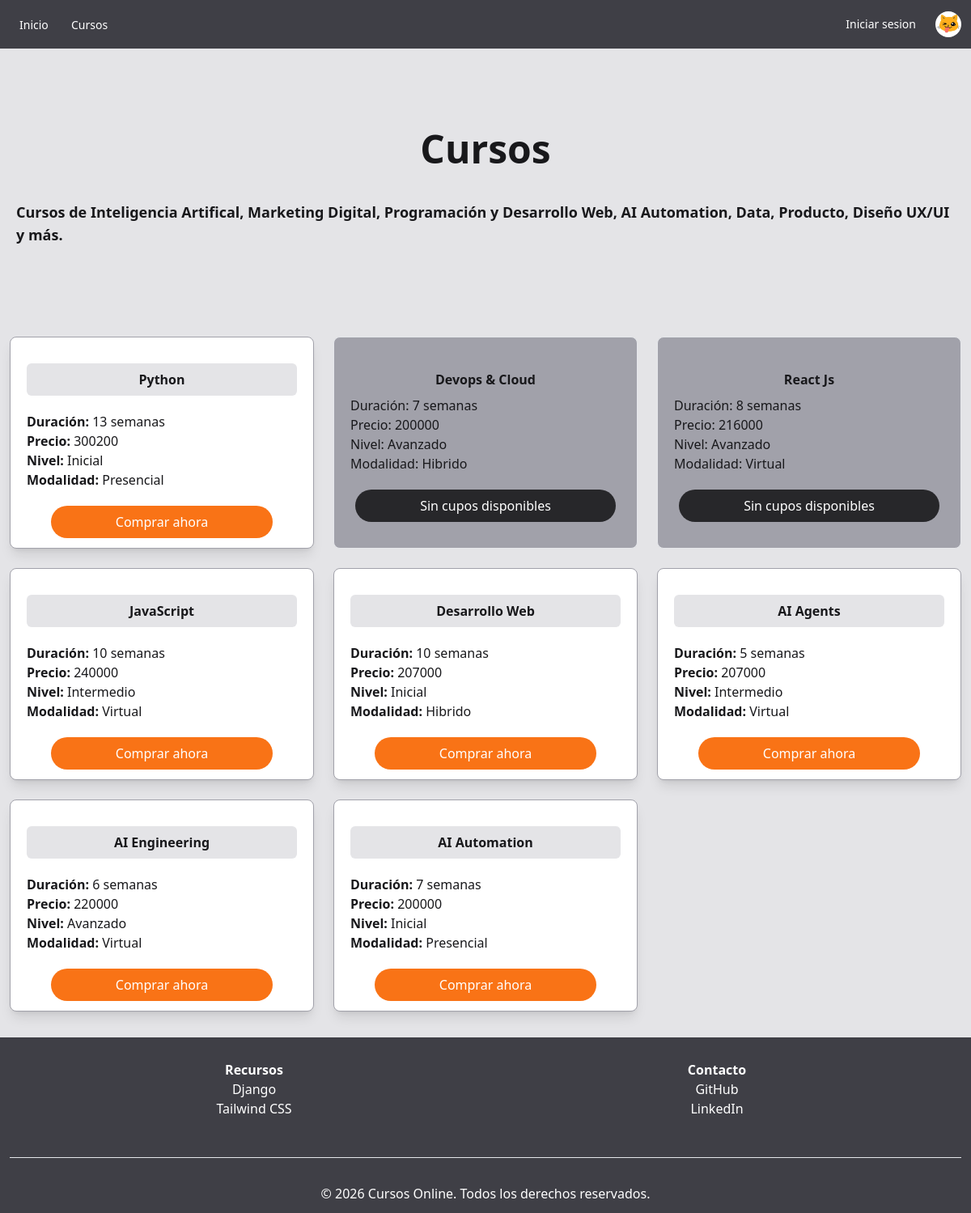
The app's page /cursos/, older data.
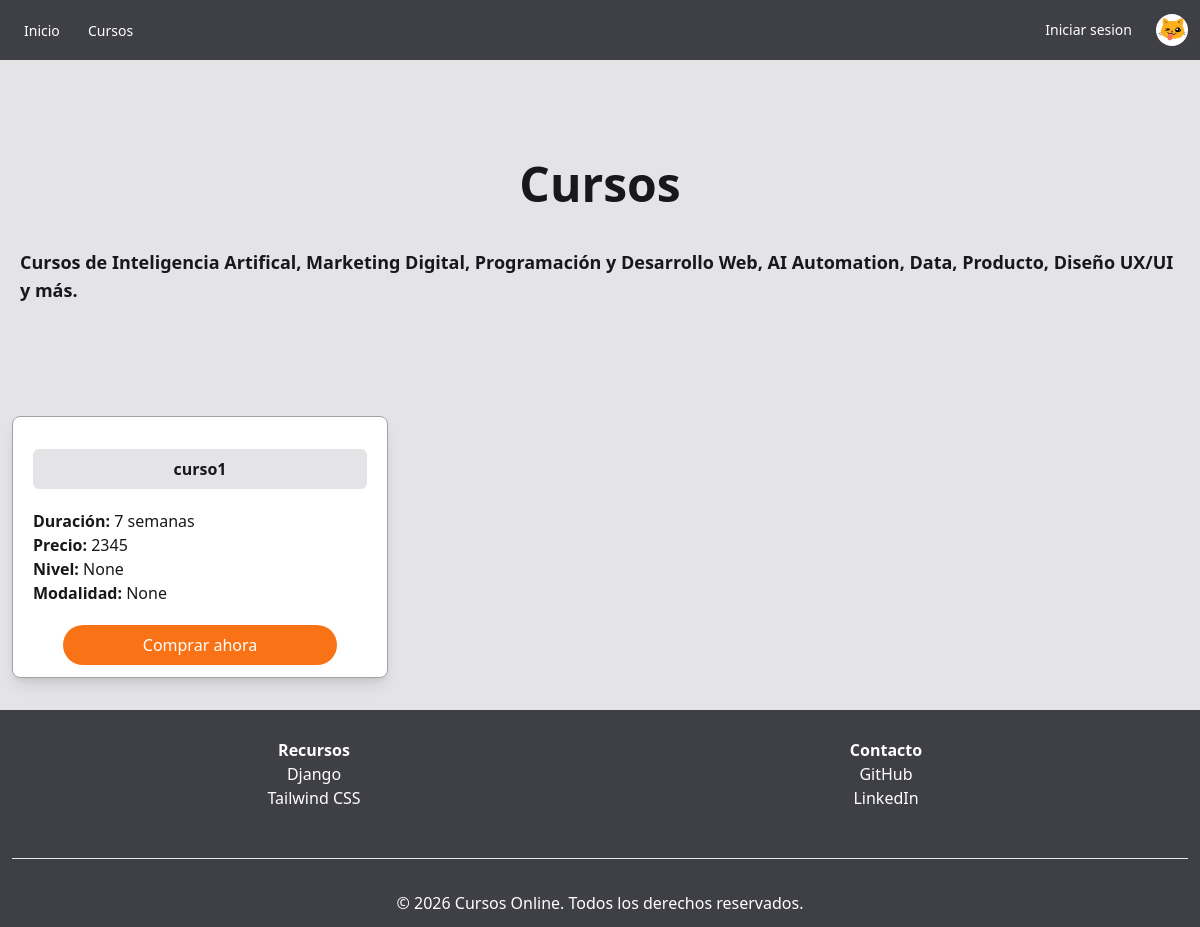
The same page, newer data.
### cursos/models.py (models this page shows, shortened)
class Curso(models.Model):
    nombre = models.CharField(max_length=100)
    duracion = models.IntegerField()
    precio = models.IntegerField()
    activo = models.BooleanField(default=True)
    modalidad = models.ForeignKey(
        Modalidad,
        on_delete=models.CASCADE,
        related_name="modalidad",
        default=None,
        null=True,
        blank=True
    )
    nivel = models.ForeignKey(
        Nivel,
        on_delete=models.CASCADE,
        related_name="nivel",
        default=None,
        null=True,
        blank=True
    )
    class Meta:
        verbose_name_plural = "Cursos disponible"
        ordering = ["-id"]

class Nivel(models.Model):
    nombre = models.CharField(max_length=50)
    def __str__(self):
        return self.nombre
    class Meta:
        verbose_name_plural = "Niveles"

class Modalidad(models.Model):
    nombre = models.CharField(max_length=50)
    def __str__(self):
        return self.nombre
    class Meta:
        verbose_name_plural = "Modalidades"

### cursos/views.py (the view)
# urls.py: path('', include('cursos.urls')),
def cursos(request):
    cursos = Curso.objects.all()
    return render(request, 'cursos/cursos.html', {'cursos': cursos})

### cursos/templates/cursos/cursos.html (shortened to what this page needs)
{% extends './base.html' %}
{% block body %}
    <div class="flex flex-col py-20">
        <h1 class="font-xl flex justify-center text-5xl font-bold p-5">Cursos</h1>
        <h3 class="font-md flex justify-center text-lg font-semibold p-5">Cursos de Inteligencia Artifical, Marketing Digital, Programación y Desarrollo Web, AI Automation, Data, Producto, Diseño UX/UI y más.</h3>
    </div>
    <section class="grid grid-cols-1 md:grid-cols-3 gap-6 m-3">
        {% for curso in cursos %}
            {% if curso.activo %}
                <article class="border border-zinc-400 shadow-lg rounded-lg bg-white py-3">
                    <div class="p-5">
                        <h5 class="font-bold flex justify-center bg-zinc-200 p-2 mb-5 rounded-md"> {{ curso.nombre }} </h5>
                        <p><b>Duración:</b> {{ curso.duracion }} semanas</p>
                        <p><b>Precio:</b> {{curso.precio}}</p>
                        <p><b>Nivel:</b> {{curso.nivel}}</p>
                        <p><b>Modalidad:</b> {{curso.modalidad}}</p>
                    </div>
                    <div class="flex flex-col items-center">
                        <a href="#" class="w-fit px-20 py-2 bg-orange-500 text-white rounded rounded-3xl hover:bg-orange-600">Comprar ahora</a>
                    </div>
                </article>
            {% else %}
                <article class="bg-zinc-400 border rounded-lg py-3">
                    <div class="p-5">
                        <h5 class="font-semibold flex justify-center p-2"> {{ curso.nombre }} </h5>
                        <p>Duración: {{ curso.duracion }} semanas</p>
                        <p>Precio: {{curso.precio}}</p>
                        <p>Nivel: {{curso.nivel}}</p>
                        <p>Modalidad: {{curso.modalidad}}</p>
                    </div>
                    <div class="flex flex-col items-center">
                        <a href="#" class="w-fit px-20 py-2 mb-5 bg-zinc-800 text-white rounded rounded-3xl border-zinc-900">Sin cupos disponibles</a>
                    </div>
                </article>
            {% endif %}
        {% endfor %}
    </section>
{% endblock %}

### cursos/templates/cursos/base.html (shortened to what this page needs)
{% load static %}
<!DOCTYPE html>
<html lang="en">
<head>
    <script src="https://cdn.tailwindcss.com"></script>
</head>
<body class="flex flex-col min-h-screen bg-zinc-200 text-zinc-900">
    <header>
        <nav class="bg-zinc-700 text-white flex justify-between items-center px-3 py-3 max-lg:hidden">
            <div>
                <a href="{% url 'index' %}" class="px-3 py-2 rounded-md text-sm font-medium hover:bg-zinc-600">Inicio</a>
                <a href="{% url 'cursos' %}" class="px-3 py-2 rounded-md text-sm font-medium hover:bg-zinc-600">Cursos</a>
            </div>
            <div class="flex items-center gap-3">
                {% if user.is_authenticated %}
                    <form action="{% url 'logout' %}" method="post">
                        {% csrf_token %}
                        <button type="submit" class="px-3 py-2 rounded-md text-sm font-medium hover:bg-zinc-600">Cerrar sesion</button>
                    </form>
                {% else %}
                    <a href="{% url 'login' %}" class="px-3 py-2 rounded-md text-sm font-medium hover:bg-zinc-600">Iniciar sesion</a>
                {% endif %}
                {% if user.foto %}
                    <img src="{{ user.foto.url }}" alt="Foto de perfil" class="flex w-8 h-8 rounded-full">
                {% else %}
                    <img src="{% static 'images/foto_default.jpeg' %}" alt="Foto de perfil por defecto" class="flex w-8 h-8 rounded-full">
                {% endif %}
            </div>
        </nav>
    </header>
    <main class="bg-zinc-200 flex-grow">
        {% block body %}
        {% endblock %}
    </main>
    <footer class="bg-zinc-700 text-white text-center p-3 mt-5">
        <div class="mx-auto w-full max-w-screen-xl p-4 grid grid-cols-2">
            <div>
                <h2 class="font-semibold">Recursos</h2>
                <ul>
                    <li><a href="https://djangoproject.com/" class="hover:underline">Django</a></li>
                    <li><a href="https://tailwindcss.com/" class="hover:underline">Tailwind CSS</a></li>
                </ul>
            </div>
            <div>
                <h2 class="font-semibold">Contacto</h2>
                <ul>
                    <li><a href="https://github.com/CarlaNada" class="hover:underline">GitHub</a></li>
                    <li><a href="https://www.linkedin.com/in/carla-nadalig-" class="hover:underline">LinkedIn</a></li>
                </ul>
            </div>
        </div>
        <hr class="my-6 border-default sm:mx-auto lg:my-8" />
            <p class="flex justify-center">&copy; 2026 Cursos Online. Todos los derechos reservados.</p>
    </footer>
</body>
</html>

Row changes from the older to the newer data that the page shows:
removed Curso: nombre "Python", duracion "13", precio "300200", nivel "Inicial", modalidad "Presencial"
removed Curso: nombre "Devops & Cloud", duracion "7", precio "200000", nivel "Avanzado", modalidad "Hibrido"
removed Curso: nombre "React Js", duracion "8", precio "216000", nivel "Avanzado", modalidad "Virtual"
removed Curso: nombre "JavaScript", duracion "10", precio "240000", nivel "Intermedio", modalidad "Virtual"
removed Curso: nombre "Desarrollo Web", duracion "10", precio "207000", nivel "Inicial", modalidad "Hibrido"
removed Curso: nombre "AI Agents", duracion "5", precio "207000", nivel "Intermedio", modalidad "Virtual"
removed Curso: nombre "AI Engineering", duracion "6", precio "220000", nivel "Avanzado", modalidad "Virtual"
changed Curso: nombre "AI Automation" → "curso1"; precio "200000" → "2345"; nivel "Inicial" → "None"; modalidad "Presencial" → "None"
